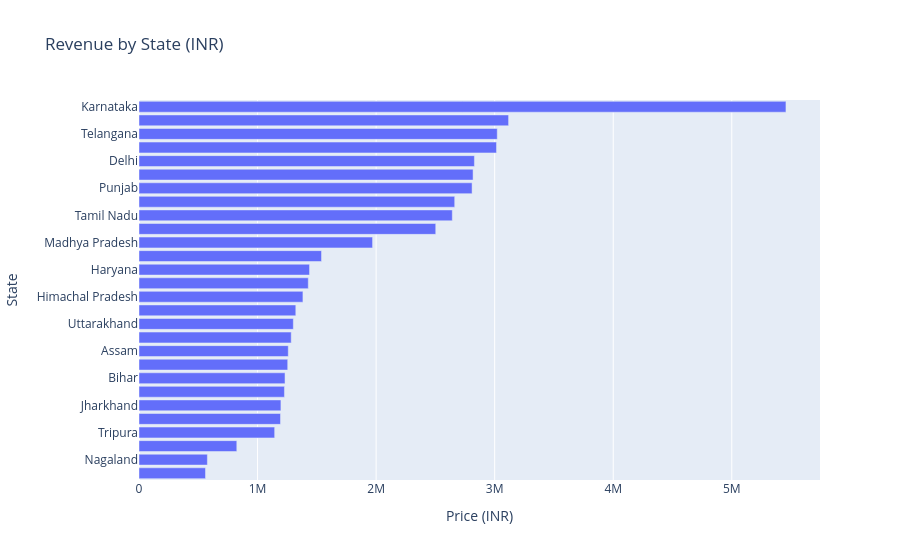

Source (notebook cell):
### Markdown cell above
Total Sales By State

### Code cell
fig = px.bar(
    df.groupby("State", as_index=False)["Price (INR)"]
      .sum()
      .sort_values("Price (INR)", ascending=False),
    x="Price (INR)",
    y="State",
    orientation="h",
    title="Revenue by State (INR)"
)

fig.update_layout(
    height=600,
    yaxis=dict(autorange="reversed")
)

fig.show()

### Figure 1 — Plotly figure (JSON) as saved in the notebook; plotly's stock layout.template omitted (floating-point values rounded to 4 significant figures)
{"data": [{"hovertemplate": "Price (INR)=%{x}<br>State=%{y}<extra></extra>", "legendgroup": "", "marker": {"color": "#636efa", "pattern": {"shape": ""}}, "name": "", "orientation": "h", "showlegend": false, "textposition": "auto", "type": "bar", "x": [5457000.0, 3117000.0, 3022000.0, 3016000.0, 2829000.0, 2818000.0, 2809000.0, 2663000.0, 2643000.0, 2503000.0, 1970000.0, 1539000.0, 1438000.0, 1428000.0, 1383000.0, 1323000.0, 1302000.0, 1284000.0, 1259000.0, 1254000.0, 1232000.0, 1227000.0, 1197000.0, 1194000.0, 1144000.0, 824900.0, 576800.0, 561000.0], "xaxis": "x", "y": ["Karnataka", "Uttar Pradesh", "Telangana", "Maharashtra", "Delhi", "Gujarat", "Punjab", "West Bengal", "Tamil Nadu", "Rajasthan", "Madhya Pradesh", "Goa", "Haryana", "Meghalaya", "Himachal Pradesh", "Jammu and Kashmir", "Uttarakhand", "Kerala", "Assam", "Manipur", "Bihar", "Chhattisgarh", "Jharkhand", "Odisha", "Tripura", "Mizoram", "Nagaland", "Sikkim"], "yaxis": "y"}], "layout": {"autosize": true, "barmode": "relative", "legend": {"tracegroupgap": 0}, "title": {"text": "Revenue by State (INR)"}, "xaxis": {"anchor": "y", "autorange": true, "domain": [0, 1], "range": [0, 5744000.0], "title": {"text": "Price (INR)"}, "type": "linear"}, "yaxis": {"anchor": "x", "autorange": true, "domain": [0, 1], "range": [27.5, -0.5], "title": {"text": "State"}, "type": "category"}}}
